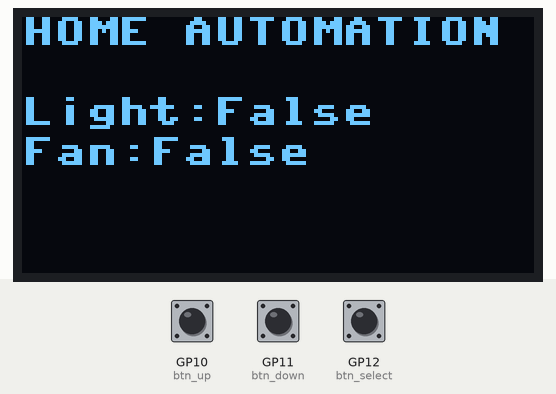
Simulated run of this program. Board: Raspberry Pi Pico running MicroPython. Shown: 128×64 one-colour display. The inputs (shaded band) are chosen by the test bench; at power-on: GP10 (btn_up) HIGH, GP11 (btn_down) HIGH, GP12 (btn_select) HIGH. WiFi joins after 1.5 s; web requests get an empty 200 reply after 0.4 s; library files of the repository ran but are not shown: ssd1306.py.

Above: at 3.2 s.
3.3 s: GP10 (btn_up) pulled LOW for 1 s
At 5.0 s:
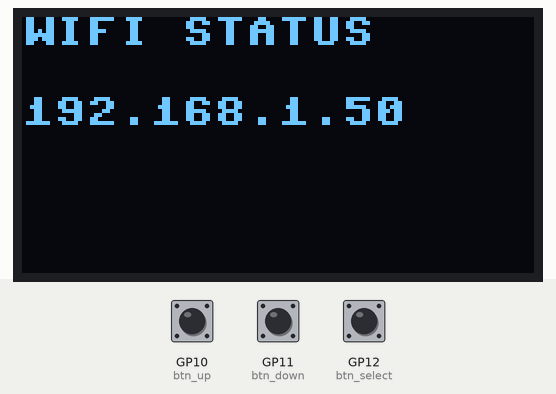
6.0 s: GP11 (btn_down) pulled LOW for 3.2 s
At 6.59 s:
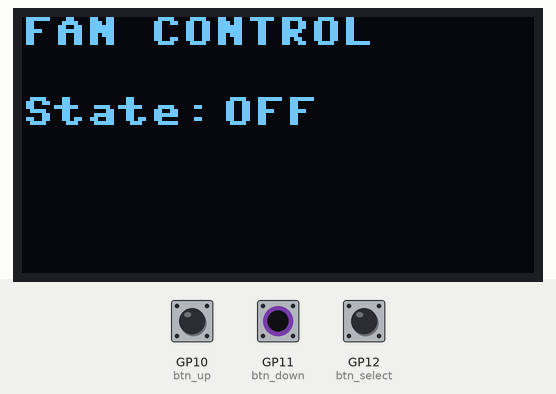
10.7 s: GP11 (btn_down) pulled LOW for 0.15 s
12.5 s: GP12 (btn_select) pulled LOW for 3.2 s
At 14.0 s:
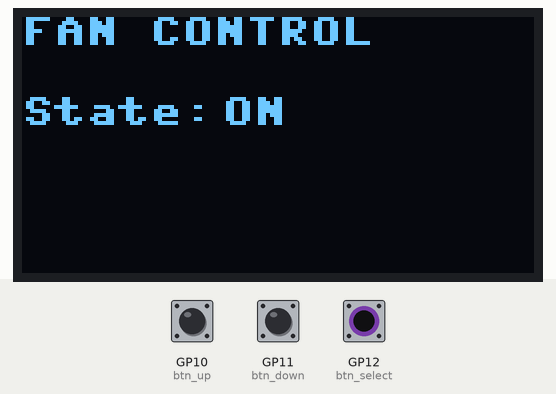
17.3 s: GP12 (btn_select) pulled LOW for 0.15 s
19.6 s: GP10 (btn_up) pulled LOW for 3.2 s
At 20.58 s:
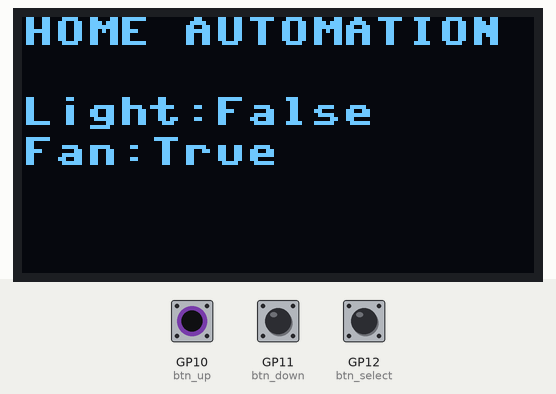
Timing chart, 0 to 22.6 s (numbered marks = the images above; inputs shaded):
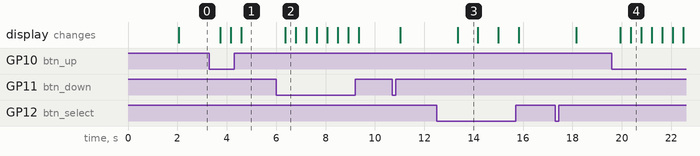

Measured:
- after the input at 3.3 s, the display: first changes after 0.43 s (image 1 shows a later state)
- after the input at 6.0 s, the display: changes after 0.38 s (image 2)
- after the input at 12.5 s, the display: changes after 0.85 s (image 3)
- after the input at 19.6 s, the display: first changes after 0.34 s (image 4 shows a later state)
- what the display in image 2 shows lasts 0.4 s, from 6.4 s to 6.8 s
- what the display in image 3 shows lasts 0.9 s, from 13.3 s to 14.2 s

The program:

ui.py
```python
import network
import time
from machine import Pin, I2C
import ssd1306
import urequests

# OLED
i2c = I2C(0, scl=Pin(5), sda=Pin(4))
oled = ssd1306.SSD1306_I2C(128, 64, i2c)

# Buttons
btn_up = Pin(10, Pin.IN, Pin.PULL_UP)
btn_down = Pin(11, Pin.IN, Pin.PULL_UP)
btn_select = Pin(12, Pin.IN, Pin.PULL_UP)

# WiFi credentials
SSID = "Wokwi-GUEST"
PASSWORD = ""

# Device states
light = False
fan = False

# Screen states
HOME = 0
LIGHT = 1
FAN = 2
WIFI = 3

state = HOME

# WIFI CONNECT
def connect_wifi():
    wlan = network.WLAN(network.STA_IF)
    wlan.active(True)
    wlan.connect(SSID, PASSWORD)

    while not wlan.isconnected():
        time.sleep(1)

    return wlan.ifconfig()[0]

ip = connect_wifi()

# API CONTROL
def send_command(device, value):
    try:
        url = "http://example.com/device"
        data = {"device":device,"state":value}
        urequests.post(url,json=data)
    except:
        pass

# DRAW SCREENS
def draw_home():
    oled.fill(0)
    oled.text("HOME AUTOMATION",0,0)
    oled.text("Light:"+str(light),0,20)
    oled.text("Fan:"+str(fan),0,30)
    oled.show()

def draw_light():
    oled.fill(0)
    oled.text("LIGHT CONTROL",0,0)
    oled.text("State:",0,20)

    if light:
        oled.text("ON",50,20)
    else:
        oled.text("OFF",50,20)

    oled.show()

def draw_fan():
    oled.fill(0)
    oled.text("FAN CONTROL",0,0)
    oled.text("State:",0,20)

    if fan:
        oled.text("ON",50,20)
    else:
        oled.text("OFF",50,20)

    oled.show()

def draw_wifi():
    oled.fill(0)
    oled.text("WIFI STATUS",0,0)
    oled.text(ip,0,20)
    oled.show()

# MAIN LOOP
while True:

    # NEXT SCREEN
    if not btn_up.value():
        state += 1
        if state > WIFI:
            state = HOME
        time.sleep(0.3)

    # PREVIOUS SCREEN
    if not btn_down.value():
        state -= 1
        if state < HOME:
            state = WIFI
        time.sleep(0.3)

    # SELECT ACTION
    if not btn_select.value():

        if state == LIGHT:
            light = not light
            send_command("light",light)

        if state == FAN:
            fan = not fan
            send_command("fan",fan)

        time.sleep(0.3)

    # DISPLAY STATE
    if state == HOME:
        draw_home()

    elif state == LIGHT:
        draw_light()

    elif state == FAN:
        draw_fan()

    elif state == WIFI:
        draw_wifi()

    time.sleep(0.1)
```
